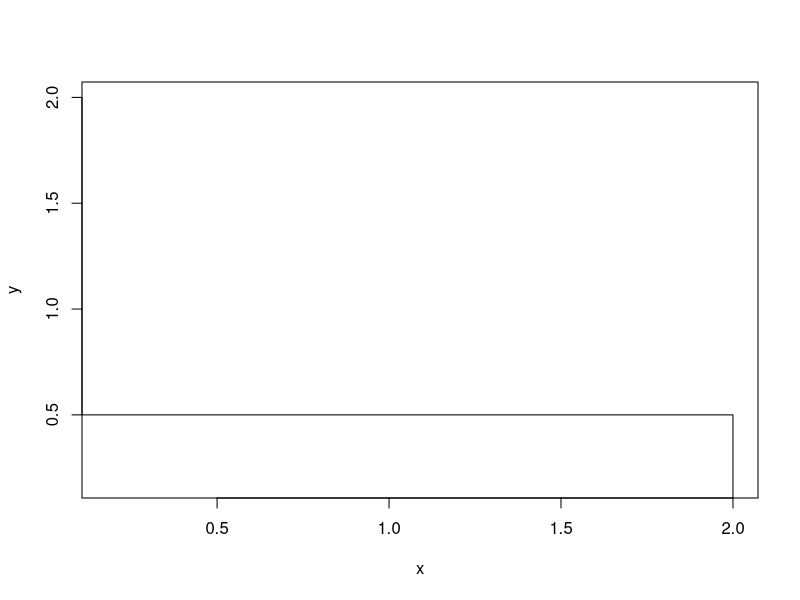
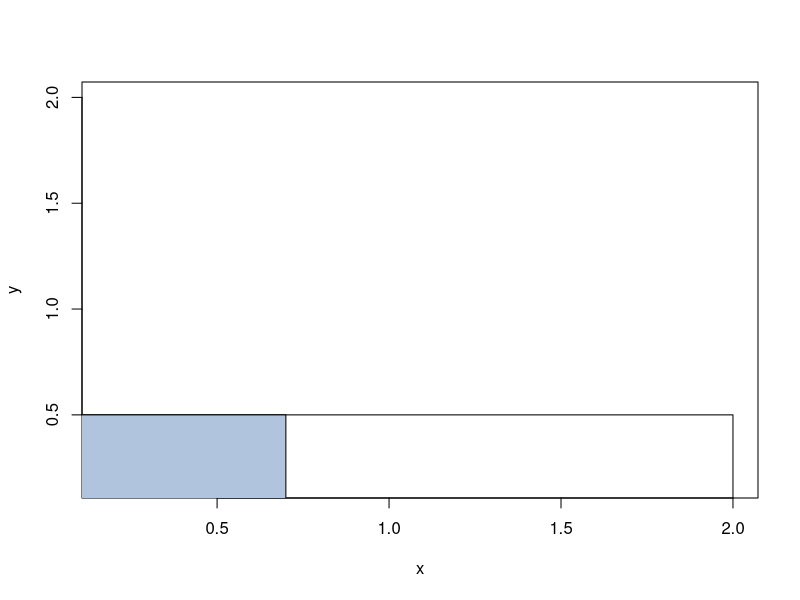
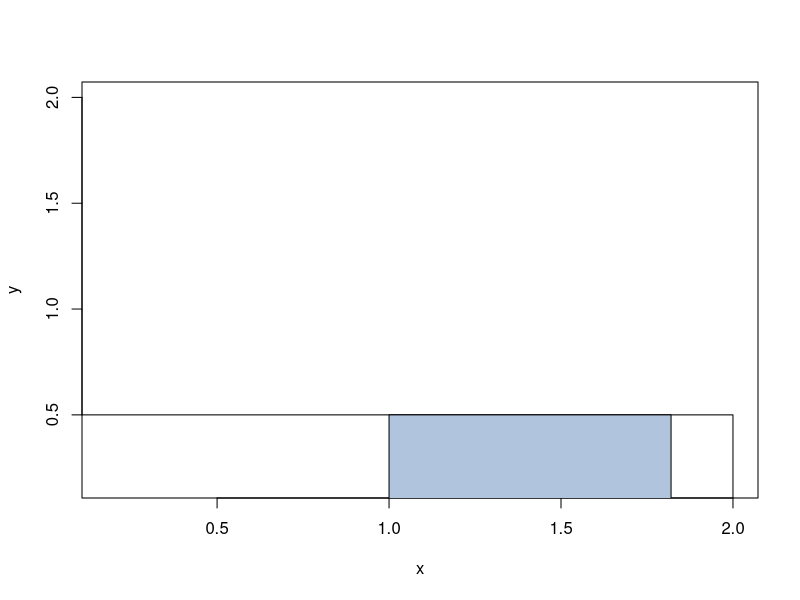
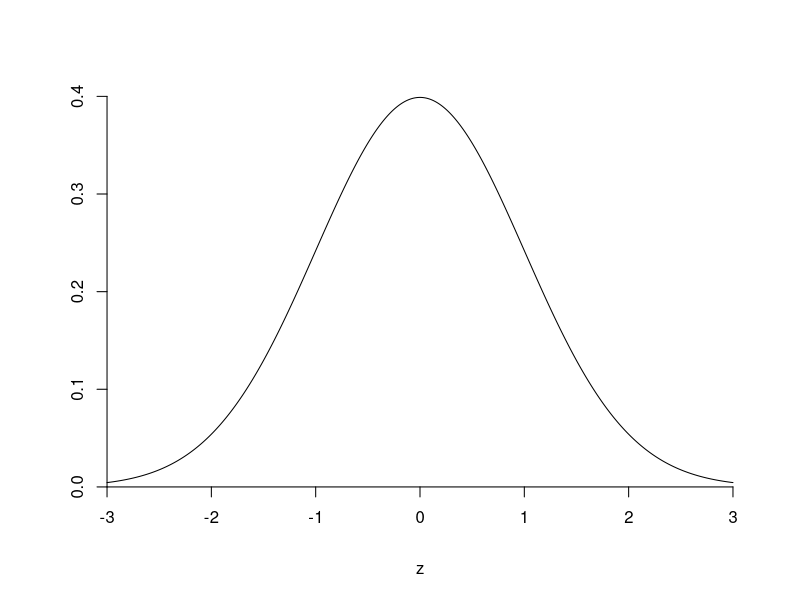
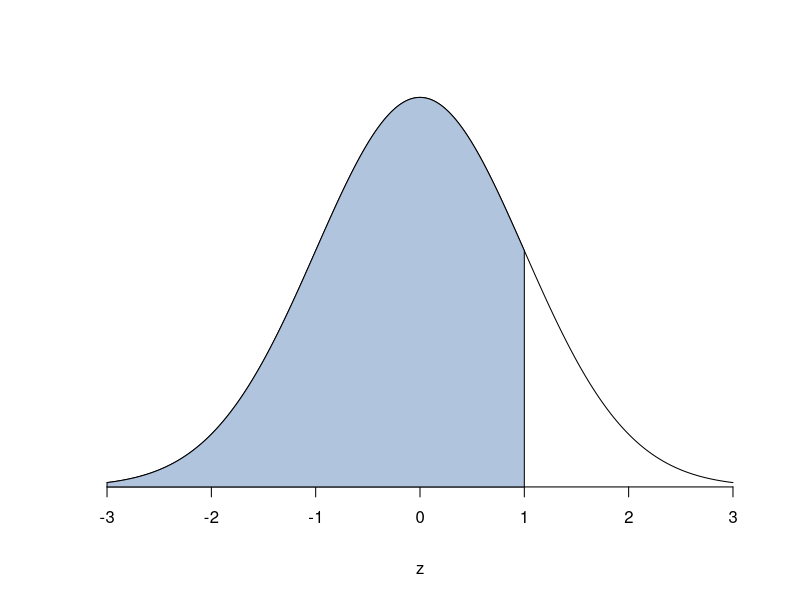
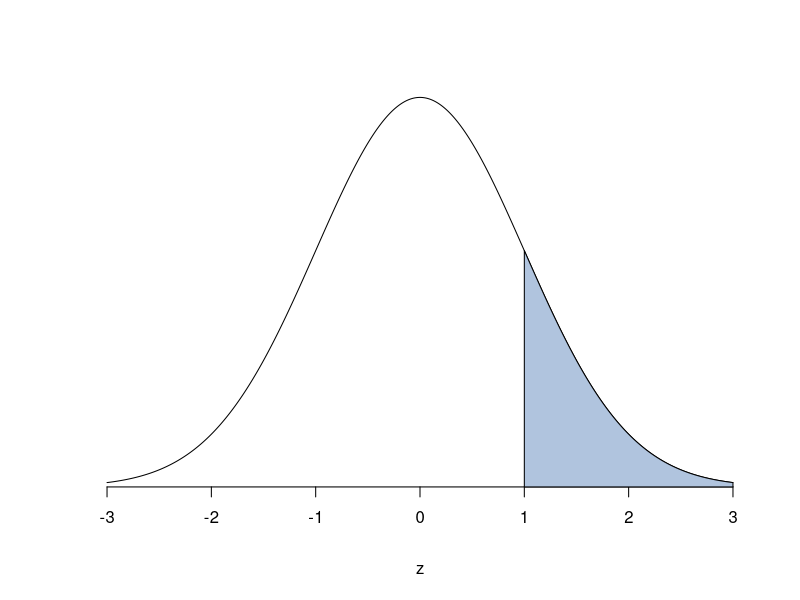
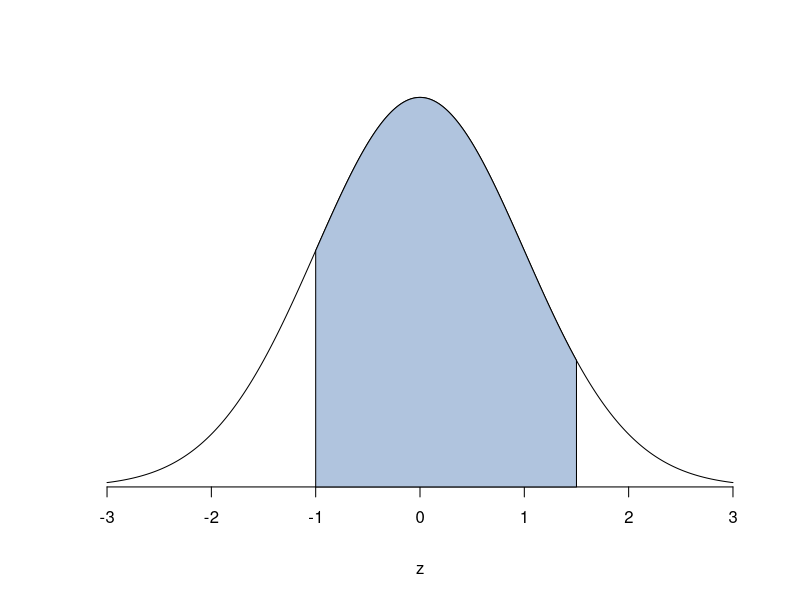
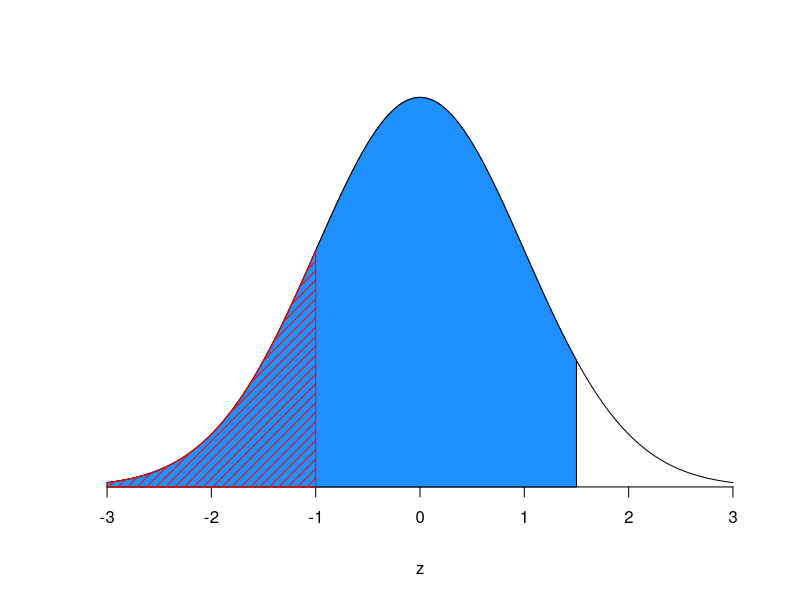

Write the R code that produced these figures, in order.
#**ALT=Graph of f(x) = 1/2.**#
#**HIDE_INPUT**#
library(repr)
options(repr.plot.width = 7, repr.plot.height=4)

n = 2
x = c(0, n, n)
y = c(1/n, 1/n, 0)

plot(x, y, type="l", ylim=c(0.18, n), xlim=c(0.18, n))

#**ALT=Graph of f(x) = 1/2 with area under the function between 0 and 0.7 shaded.**#
#**HIDE_INPUT**#

library(repr)
options(repr.plot.width = 7, repr.plot.height=4)

n = 2
x = c(0, n, n)
y = c(1/n, 1/n, 0)

plot(x, y, type="l", ylim=c(0.18, n), xlim=c(0.18, n))

x = c(0, 0, 0.7, 0.7)
y = c(0, 0.5, 0.5, 0)
polygon(x, y, col="lightsteelblue")

#**ALT=Graph of f(x) = 1/2 with area under the function between 1 and 1.82 shaded.**#
#**HIDE_INPUT**#
library(repr)
options(repr.plot.width = 7, repr.plot.height=4)

n = 2
x = c(0, n, n)
y = c(1/n, 1/n, 0)

plot(x, y, type="l", ylim=c(0.18, n), xlim=c(0.18, n))

x = c(1, 1, 1.82, 1.82)
y = c(0, 0.5, 0.5, 0)
polygon(x, y, col="lightsteelblue")

#**VID=cbUNnCt8oU8**#

#**ALT=Graph of standard normal density function.**#
#**HIDE_INPUT**#
library(repr)
options(repr.plot.width = 7, repr.plot.height=4)

z = seq(-3, 3, 0.01)
y = dnorm(z)
plot(z, y, type="l", ylab = "", axes = FALSE)
axis(1, pos=0)
axis(2, pos=-3)

#**ALT=Graph of standard normal density function with the area under the curve and to the left of z = 1 shaded.**#
#**HIDE_INPUT**#
library(repr)
options(repr.plot.width = 7, repr.plot.height=4)

z = seq(-3, 3, 0.01)
y = dnorm(z)
plot(z, y, type="l", ylab = "", axes = FALSE)
axis(1, pos=0)

polyz = c(-3, seq(-3, 1, 0.01), 1)
polyy = c(0, dnorm(seq(-3, 1, 0.01)), 0)
polygon(polyz, polyy, col="lightsteelblue")

pnorm(q = 1.0, lower.tail = TRUE)

#**ALT=Graph of standard normal density function with the area under the curve and to the right of z = 1 shaded.**#
#**HIDE_INPUT**#
library(repr)
options(repr.plot.width = 7, repr.plot.height=4)

z = seq(-3, 3, 0.01)
y = dnorm(z)
plot(z, y, type="l", ylab = "", axes = FALSE)
axis(1, pos=0)

polyz = c(1, seq(1, 3, 0.01), 3)
polyy = c(0, dnorm(seq(1, 3, 0.01)), 0)
polygon(polyz, polyy, col="lightsteelblue")

pnorm(q = 1.0, lower.tail = FALSE)

#**ALT=Graph of standard normal density function with the area under the curve between z=0 and z=1.5.**#
#**HIDE_INPUT**#
library(repr)
options(repr.plot.width = 7, repr.plot.height=4)

z = seq(-3, 3, 0.01)
y = dnorm(z)
plot(z, y, type="l", ylab = "", axes = FALSE)
axis(1, pos = 0)

polyz = c(-1, seq(-1, 1.5, 0.01), 1.5)
polyy = c(0, dnorm(seq(-1, 1.5, 0.01)), 0)
polygon(polyz, polyy, col="lightsteelblue")

#**ALT=Graph of standard normal density function with the area under the curve between z=0 and z=1.5.**#
#**HIDE_INPUT**#
library(repr)
options(repr.plot.width = 7, repr.plot.height=4)

z = seq(-3, 3, 0.01)
y = dnorm(z)
plot(z, y, type="l", ylab = "", axes = FALSE)
axis(1, pos = 0)

polyz = c(-3, seq(-3, 1.5, 0.01), 1.5)
polyy = c(0, dnorm(seq(-3, 1.5, 0.01)), 0)
polygon(polyz, polyy, col="dodgerblue")

polyz = c(-3, seq(-3, -1, 0.01), -1)
polyy = c(0, dnorm(seq(-3, -1, 0.01)), 0)
polygon(polyz, polyy, col="red", density=15)

pnorm(q = 1.5, lower.tail = TRUE) - pnorm(q = -1, lower.tail = TRUE)

#**VID=JvVnFEffnEs**#

#**VID=N1zc3LPdQiQ**#

qnorm(p = 0.75, lower.tail = TRUE)

#**VID=lvUd-o49xd0**#
